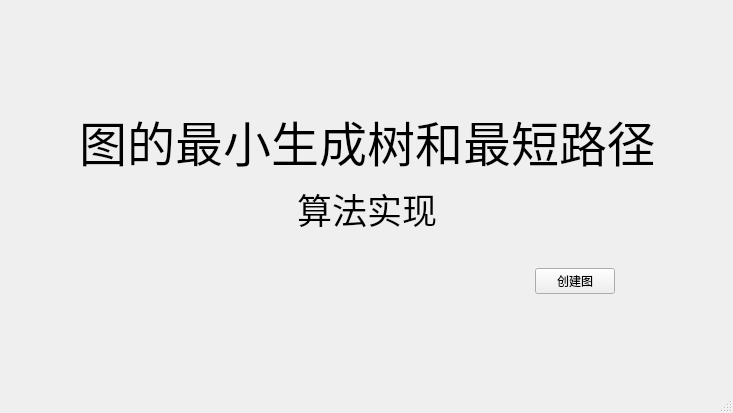
<?xml version="1.0" encoding="UTF-8"?>
<ui version="4.0">
 <class>MainWindow</class>
 <widget class="QMainWindow" name="MainWindow">
  <property name="geometry">
   <rect>
    <x>0</x>
    <y>0</y>
    <width>733</width>
    <height>413</height>
   </rect>
  </property>
  <property name="windowTitle">
   <string>MainWindow</string>
  </property>
  <widget class="QWidget" name="centralwidget">
   <layout class="QVBoxLayout" name="verticalLayout_2">
    <item>
     <spacer name="verticalSpacer">
      <property name="orientation">
       <enum>Qt::Vertical</enum>
      </property>
      <property name="sizeHint" stdset="0">
       <size>
        <width>20</width>
        <height>91</height>
       </size>
      </property>
     </spacer>
    </item>
    <item>
     <widget class="QWidget" name="widget_2" native="true">
      <layout class="QHBoxLayout" name="horizontalLayout">
       <item>
        <spacer name="horizontalSpacer">
         <property name="orientation">
          <enum>Qt::Horizontal</enum>
         </property>
         <property name="sizeHint" stdset="0">
          <size>
           <width>40</width>
           <height>20</height>
          </size>
         </property>
        </spacer>
       </item>
       <item>
        <widget class="QWidget" name="widget" native="true">
         <layout class="QVBoxLayout" name="verticalLayout">
          <item>
           <widget class="QLabel" name="label">
            <property name="font">
             <font>
              <family>仿宋</family>
              <pointsize>36</pointsize>
             </font>
            </property>
            <property name="autoFillBackground">
             <bool>false</bool>
            </property>
            <property name="frameShape">
             <enum>QFrame::NoFrame</enum>
            </property>
            <property name="text">
             <string>图的最小生成树和最短路径</string>
            </property>
            <property name="alignment">
             <set>Qt::AlignCenter</set>
            </property>
           </widget>
          </item>
          <item>
           <widget class="QLabel" name="label_2">
            <property name="font">
             <font>
              <family>仿宋</family>
              <pointsize>26</pointsize>
             </font>
            </property>
            <property name="text">
             <string>算法实现</string>
            </property>
            <property name="alignment">
             <set>Qt::AlignCenter</set>
            </property>
           </widget>
          </item>
         </layout>
        </widget>
       </item>
       <item>
        <spacer name="horizontalSpacer_2">
         <property name="orientation">
          <enum>Qt::Horizontal</enum>
         </property>
         <property name="sizeHint" stdset="0">
          <size>
           <width>42</width>
           <height>20</height>
          </size>
         </property>
        </spacer>
       </item>
      </layout>
     </widget>
    </item>
    <item>
     <widget class="QWidget" name="widget_3" native="true">
      <layout class="QHBoxLayout" name="horizontalLayout_2">
       <item>
        <spacer name="horizontalSpacer_3">
         <property name="orientation">
          <enum>Qt::Horizontal</enum>
         </property>
         <property name="sizeHint" stdset="0">
          <size>
           <width>502</width>
           <height>20</height>
          </size>
         </property>
        </spacer>
       </item>
       <item>
        <widget class="QPushButton" name="pushButton">
         <property name="text">
          <string>创建图</string>
         </property>
        </widget>
       </item>
       <item>
        <spacer name="horizontalSpacer_4">
         <property name="orientation">
          <enum>Qt::Horizontal</enum>
         </property>
         <property name="sizeType">
          <enum>QSizePolicy::Fixed</enum>
         </property>
         <property name="sizeHint" stdset="0">
          <size>
           <width>100</width>
           <height>20</height>
          </size>
         </property>
        </spacer>
       </item>
      </layout>
     </widget>
    </item>
    <item>
     <spacer name="verticalSpacer_2">
      <property name="orientation">
       <enum>Qt::Vertical</enum>
      </property>
      <property name="sizeHint" stdset="0">
       <size>
        <width>20</width>
        <height>91</height>
       </size>
      </property>
     </spacer>
    </item>
   </layout>
  </widget>
  <widget class="QStatusBar" name="statusbar"/>
 </widget>
 <resources/>
 <connections/>
</ui>
